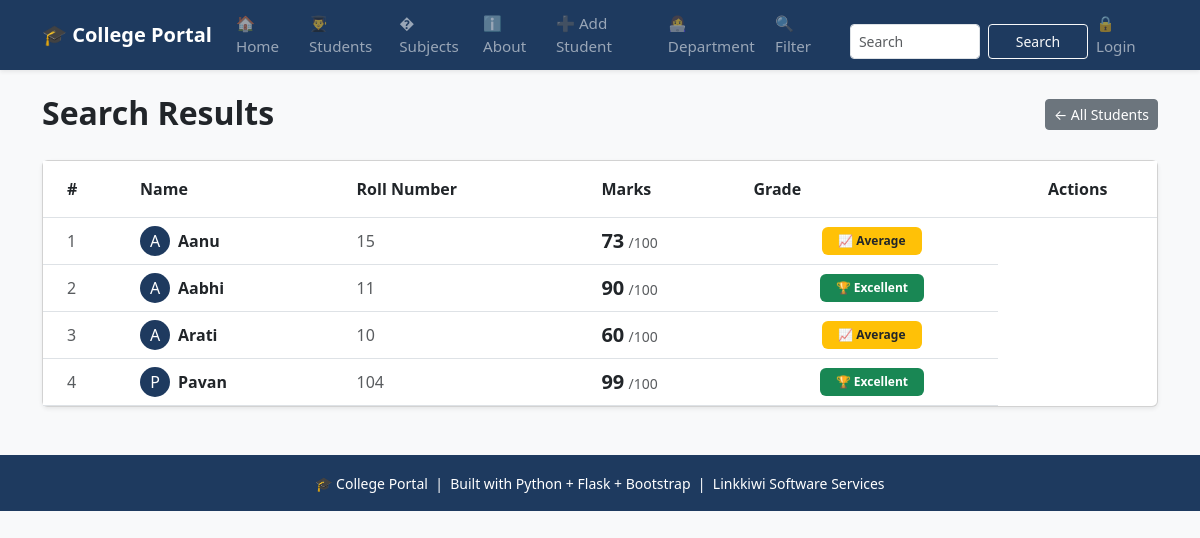
Before: /search with the older database file.
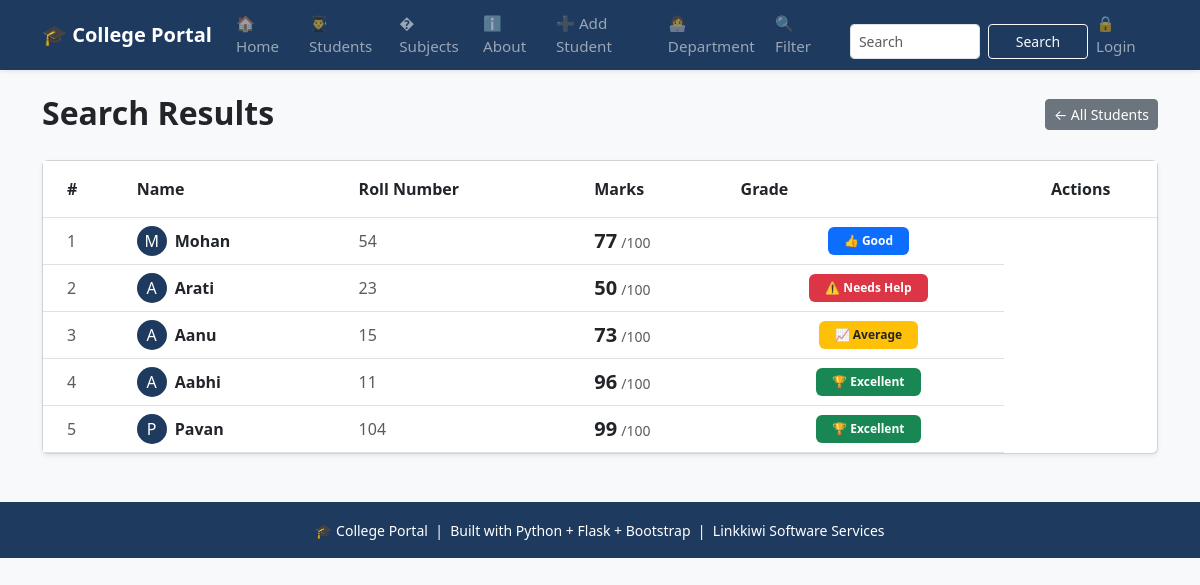
After: the same page with the newer database file.
### tables this page shows
CREATE TABLE students
                    (id INTEGER PRIMARY KEY AUTOINCREMENT,
                     name TEXT NOT NULL,
                     roll INTEGER NOT NULL,
                     marks INTEGER NOT NULL,
                     subject TEXT NOT NULL,
                     attendance INTEGER DEFAULT 0);

### app.py (the view)
@app.route("/search")
def search():
    q = request.args.get('q','')
    conn = get_db()
    if q:
        students = conn.execute('''SELECT * FROM students
                                WHERE name LIKE ?
                                OR SUBJECT LIKE ?
                                OR roll LIKE ?''',
                                (f'%{q}%', f'%{q}%', f'%{q}%')).fetchall()
    else:
        students = conn.execute('SELECT * FROM students ORDER BY id DESC').fetchall()
    conn.close()
    return render_template("search.html", students=students, query=q)

### database.py (called while the page is built)
def get_db():
   conn = sqlite3.connect('myproject.db')
   conn.row_factory = sqlite3.Row  # To access columns by name
   return conn

### templates/search.html (shortened to what this page needs)
{% extends "base.html" %}
{% block content %}
<div class="d-flex justify-content-between align-items-center mb-4">
    <h2 class = "fw-bold mb-1">Search Results</h2>
    <a href = "{{url_for('students_page')}}" class = "btn btn-secondary btn-sm">
        ← All Students
        </a>
</div>
{% if students %}
<div class="card shadow-sm">
    <div class="card-body p-0">
        <div class="table-responsive">
            <table class="table table-hover mb-0">
                <thead style="background-color: #1e3a5f; color:white;">
                    <tr>
                        <th class="py-3 ps-4">#</th>
                        <th class="py-3">Name</th>
                        <th class="py-3">Roll Number</th>
                        <th class="py-3">Marks</th>
                        <th class="py-3">Grade</th>
                        <th class="py-3 text-center">Actions</th>
                    </tr>
                </thead>
                <tbody>
                    {% for student in students %}
                    <tr class="align-middle">
                        <td class="ps-4 text-muted">
                            {{ loop.index }}
                        </td>
                        <td>
                            <div class="d-flex align-items-center">
                                <div class="rounded-circle d-flex justify-content-center align-items-center me-2"
                                     style="width:30px; height:30px; background-color:#1e3a5f; color:white;">
                                    {{ student['name'][0] }}
                                </div>
                                <span class="fw-bold">{{ student['name'] }}</span>
                            </div>
                        </td>
                        <td class="text-muted">{{ student['roll'] }}</td>
                            <td>
                                <span class="fw-bold fs-5">{{ student['marks'] }}</span>
                                <span class="text-muted small">/100</span>
                            </td>
                            <td class="text-center">
                                {% if student['marks'] >= 90 %}
                                    <span class="badge bg-success px-3 py-2">
                                        🏆 Excellent
                                    </span>
                                {% elif student['marks'] >= 75 %}
                                    <span class="badge bg-primary px-3 py-2">
                                        👍 Good
                                    </span>
                                {% elif student['marks'] >= 60 %}
                                    <span class="badge bg-warning text-dark px-3 py-2">
                                        📈 Average
                                    </span>
                                {% else %}
                                    <span class="badge bg-danger px-3 py-2">
                                        ⚠️ Needs Help
                                    </span>
                                {% endif %}
                            </td>
                        </tr>
                        {% endfor %}
                </tbody>
            </table>
        </div>
    </div>
</div>
{% endif %}
{% endblock %}

Changed rows visible on the page:
removed students: name "A", name "Arati", roll "10", marks "60", shows "📈 Average"
added students: name "M", name "Mohan", roll "54", marks "77", shows "👍 Good"
added students: name "A", name "Arati", roll "23", marks "50", shows "⚠️ Needs Help"
changed students "Aabhi": marks "90" → "96"
